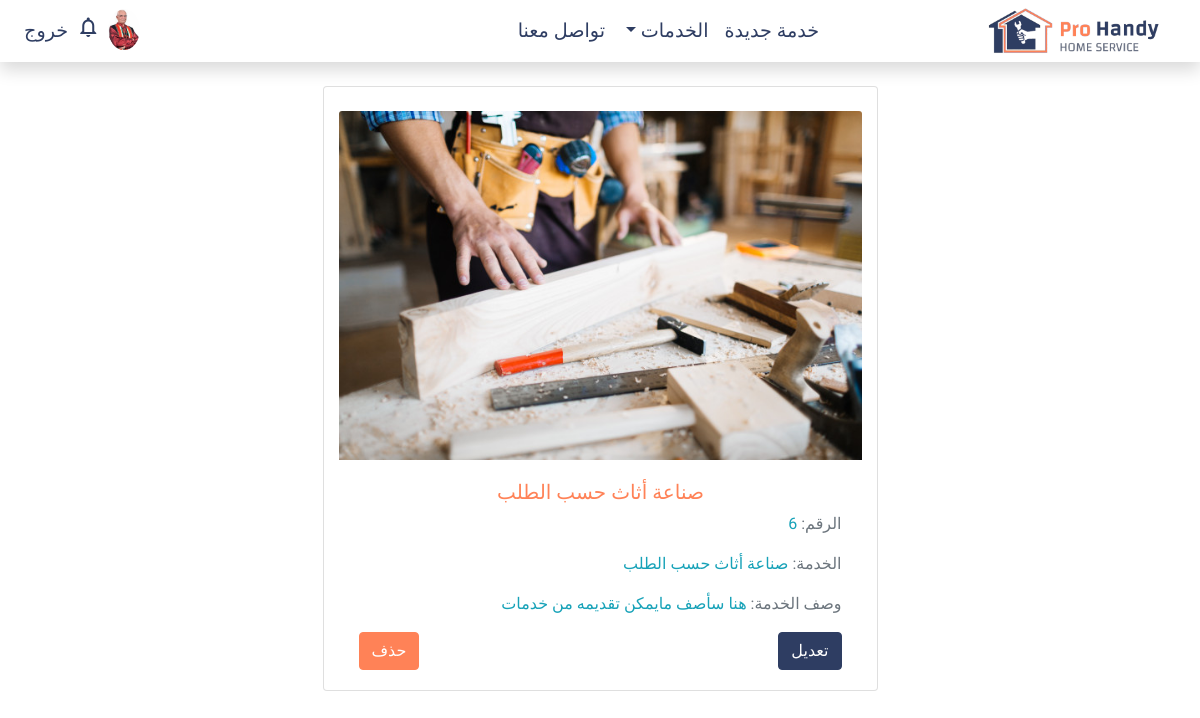
The page /service/6 (signed in) on the database its author committed.
### application/models.py (models this page shows, shortened)
class User(db.Model, UserMixin):
    id = db.Column(db.Integer, primary_key=True)
    username = db.Column(db.String(20), unique=True, nullable=False)
    full_name = db.Column(db.String(64), default='no full name')
    email = db.Column(db.String(120), unique=True, nullable=False)
    user_type = db.Column(db.String(20))
    image_file = db.Column(db.String(20), nullable=False, default='profile.png')
    password = db.Column(db.String(64), nullable=False)
    services = db.relationship('Service', backref='owner', lazy=True)
    created_at = db.Column(db.DateTime, nullable=False, default=datetime.utcnow)
    last_login = db.Column(db.DateTime)
    is_active = db.Column(db.Boolean, default=False)
    is_connected = db.Column(db.Boolean, default=False)
    address_first_line = db.Column(db.String(64), default='')
    address_second_line = db.Column(db.String(64), default='')
    city = db.Column(db.String(20), default='')
    phone_number = db.Column(db.String(14), default='')
    lat = db.Column(db.Float(20))
    lon = db.Column(db.Float(20))
    requests = db.relationship('ServiceRequest', cascade="all, delete", backref='client', lazy=True)
    request_messages = db.relationship('ServiceRequestMessages', cascade="all, delete", backref='message_sender', lazy=True)
    notifications = db.relationship('Notification', cascade="all, delete", backref='user_notified', lazy=True)

class Service(db.Model):
    id = db.Column(db.Integer, primary_key=True)
    service_name = db.Column(db.String(20), unique=True, nullable=False)
    description = db.Column(db.Text)
    image_file = db.Column(db.String(20), nullable=False, default='profile.svg')
    user_id = db.Column(db.Integer, db.ForeignKey('user.id'), nullable=False)
    category_id = db.Column(db.Integer, db.ForeignKey('category.id'), nullable=False)
    requests = db.relationship('ServiceRequest', cascade="all, delete", backref='requested', lazy=True)

### application/routes.py (the view)
@app.route('/service/<int:id>')
def service_details(id):
    categories = Category.query.all()
    if not current_user.is_authenticated:
        return redirect(url_for('login'))
    service = Service.query.get_or_404(id)
    return render_template('service.html', categories=categories, service=service)

### application/models.py (called while the page is built)
@login_manager.user_loader
def load_user(user_id):
    return User.query.get(int(user_id))

### application/templates/service.html
{% extends 'base.html' %}
{% block main %}
<section class="container mt-4 row mx-auto">
    <div class="card pt-4 col-lg-6 mx-auto">
        <div class="hover-effect">
            <img data-aos="fade" class="card-img-top mx-auto" src="{{ url_for('static', filename='img/services/'+service.image_file) }}" alt="current_user.username">
        </div>
        <div class="card-body text-right">
            <h5 data-aos="zoom-in" class="text-primary text-center">{{ service.service_name }}</h5>
            <p data-aos="fade-left" class="text-muted">الرقم: <span class="text-info">{{ service.id }}</span></p>
            <p data-aos="fade-rigt" class="text-muted">الخدمة: <span class="text-info">{{ service.service_name }}</span></p>
            <p data-aos="fade-up" class="text-muted">وصف الخدمة: <span class="text-info">{{ service.description }}</span></p>
            <div id="card-footer">
                {% if current_user.user_type == 'admin' or current_user.id == service.user_id %}
                    <a class="btn btn-secondary float-right" href="{{ url_for('update_service', id=service.id) }}">تعديل</a>
                    <a class="btn btn-primary float-left" href="{{ url_for('delete_service', id=service.id) }}">حذف</a>
                {% else %}
                <a class="btn btn-primary float-left" href="{{ url_for('request_service', client_id=current_user.id, service_id=service.id) }}">طلب الخدمة</a>
                {% endif %}
            </div>
        </div>
    </div>
</section>
{% endblock %}

### application/templates/nav.html (shortened to what this page needs)
<nav class="navbar navbar-expand-sm navbar-primary shadow" data-aos="fade-down">
    <a class="" href="/">
        <img id="app-logo" src="{{ url_for('static', filename='img/banner.png') }}" alt="" class="img-fluid">
    </a>
    <div class="collapse navbar-collapse" id="navbarTogglerDemo01">
        <ul class="navbar-nav mx-auto pr-0 d-flex">
            {% if current_user.is_authenticated %}
                <li class="nav-item">
                    <a class="nav-link nav-effect" href="{{ url_for('add_service') }}">خدمة جديدة</a>
                </li>
            {% endif %}
            <li class="nav-item dropdown">
                <a class="nav-link dropdown-toggle" href="#" id="navbardrop" data-toggle="dropdown">
                    الخدمات
                </a>
            </li>
            <li class="nav-item">
                <a class="nav-link nav-effect" href="#contact">تواصل معنا</a>
            </li>
        </ul>
        <ul class="navbar-nav d-flex justify-content-around flex-row mr-auto justify-content-end">
            {% if current_user.is_authenticated %}
                <li class="nav-item">
                    <a href="{{ url_for('profile') }}">
                        <img id="user-nav-img" class="align-self-center mr-3 rounded-circle" src="{{ url_for('static', filename='img/users-profile/') }}{{ current_user.image_file }}" alt="">
                    </a>
                </li>
                <li class="nav-item">
                        <a class="" href="#" id="notdrop" data-toggle="dropdown">
                            <i id="notification" class="material-icons align-middle">notifications_none</i>
                        </a>
                </li>
                <li class="nav-item">
                    <a class="nav-link nav-effect" href="{{ url_for('logout') }}">خروج</a>
                </li>
            {% endif %}
        </ul>
    </div>
</nav>

### application/static/css/styles.css (style rules this page uses)
html { height: 100%; }
body { font-family: 'Changa', serif; color: #2e3d62; min-height: 100%; position: relative; padding: 0; }
body::after { content: ''; display: block; height: 50px; }
.nav-effect, .dropdown-toggle { font-size: 1.2em; background-position: 0% 100%; background-repeat: no-repeat; background-size: 0% 2px; transition: all .3s ease-in-out; }
#app-logo { width: 200px; }
nav { z-index: 1; }
#user-nav-img { width : 32px; }
#notification { width: 32px; height: 32px; line-height: inherit; }
.text-primary { color: #ff8257 !important; }
.text-primary, a { color: #ff8257; }
.btn-primary { background-color: #ff8257; border-color: #ff8257; }
.btn-secondary { background-color: #2e3d62; border-color: #2e3d62; }
nav a { color: #2e3d62; }
.hover-effect { position:relative; overflow:hidden; }
.hover-effect::before, .hover-effect::after { content:""; background:#fff; height:0; width:0; z-index:1; position:absolute; -webkit-transition-duration:1.3s; -o-transition-duration:1.3s; transition-duration:1.3s; }
.hover-effect::after { bottom:0; opacity:.7; left:0; }
.hover-effect::before { right:0; opacity:1; top:0 }

### rows shown on the page
User: image_file (picture)
Service: image_file (picture), service_name "صناعة أثاث حسب الطلب", id "6", description "هنا سأصف مايمكن تقديمه من خدمات"
